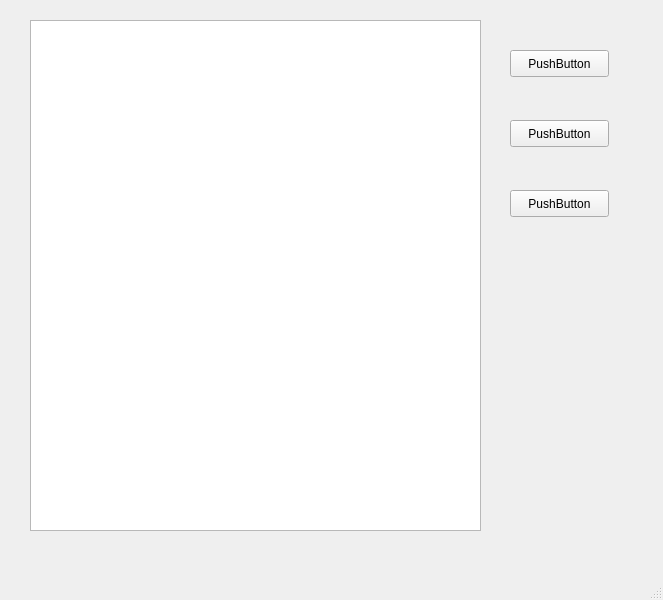
<?xml version="1.0" encoding="UTF-8"?>
<ui version="4.0">
 <class>MainWindow</class>
 <widget class="QMainWindow" name="MainWindow">
  <property name="geometry">
   <rect>
    <x>0</x>
    <y>0</y>
    <width>663</width>
    <height>600</height>
   </rect>
  </property>
  <property name="windowTitle">
   <string>MainWindow</string>
  </property>
  <widget class="QWidget" name="centralwidget">
   <widget class="QTextBrowser" name="textBrowser">
    <property name="geometry">
     <rect>
      <x>30</x>
      <y>20</y>
      <width>451</width>
      <height>511</height>
     </rect>
    </property>
   </widget>
   <widget class="QPushButton" name="pushButton">
    <property name="geometry">
     <rect>
      <x>510</x>
      <y>50</y>
      <width>99</width>
      <height>27</height>
     </rect>
    </property>
    <property name="text">
     <string>PushButton</string>
    </property>
   </widget>
   <widget class="QPushButton" name="pushButton_2">
    <property name="geometry">
     <rect>
      <x>510</x>
      <y>120</y>
      <width>99</width>
      <height>27</height>
     </rect>
    </property>
    <property name="text">
     <string>PushButton</string>
    </property>
   </widget>
   <widget class="QPushButton" name="pushButton_3">
    <property name="geometry">
     <rect>
      <x>510</x>
      <y>190</y>
      <width>99</width>
      <height>27</height>
     </rect>
    </property>
    <property name="text">
     <string>PushButton</string>
    </property>
   </widget>
  </widget>
  <widget class="QMenuBar" name="menubar">
   <property name="geometry">
    <rect>
     <x>0</x>
     <y>0</y>
     <width>663</width>
     <height>25</height>
    </rect>
   </property>
  </widget>
  <widget class="QStatusBar" name="statusbar"/>
 </widget>
 <resources/>
 <connections/>
</ui>
